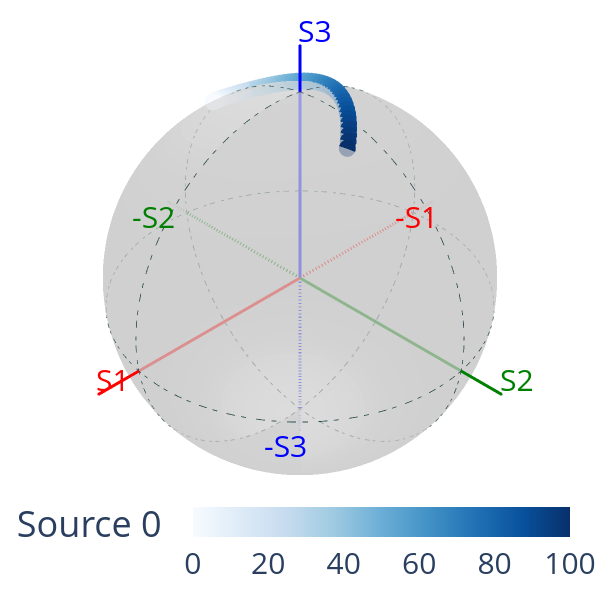

Notebook code for this chart:
### Markdown cell above
Here is an example of a paddle set with three paddles where we rotate the middle one and look at the output polarization:

### Code cell
w0 = 1550e-9
T0 = 20
r0 = 4.1e-6
r1 = 125e-6/2
epsilon = 1.003
m0 = 0.0347
m1 = 0.000
Tref = 20

nPaddles = 3
rps = np.array([0.056/2, 0.056/2, 0.056/2])
tfs = np.array([0, 0, 0])
Ns = np.array([2, 4, 2])
gapLs = np.array([0.02, 0.02, 0.02])

paddleAngles = np.linspace(1e-6,100,51)*pi/180

J0arr = np.zeros((len(paddleAngles), 2, 2), dtype=np.complex128)
f = bf.FiberPaddleSet(w0, T0, r0, r1, epsilon, m0, m1, Tref, nPaddles, rps, np.array([10, paddleAngles[0], 30]), tfs, Ns, gapLs)

for i in range(len(paddleAngles)):
    f.angles[1] = paddleAngles[i]
    J0arr[i,:,:] = f.J0

Ei = Jones_vector("Source 0"); Ei.linear_light(azimuth = 45*degrees, amplitude=1)
J0 = Jones_matrix("J0"); J0.from_matrix(J0arr)
#J1 = Jones_matrix("J1"); J1.from_matrix(J1arr)
E0 = J0 * Ei; #E1 = J1 * Ei
S0 = Stokes("Source 0"); S0.from_Jones(E0)
#S1 = Stokes("Source 1"); S1.from_Jones(E1)

fig0 = pty.subplots.make_subplots(rows=1, cols=1, specs=[[{'type':'surface'}]])
S0.draw_poincare(fig=fig0, draw_axes=True, colormap='blues', param=paddleAngles*180/pi)
#S1.draw_poincare(fig=fig0, draw_axes=True, colormap='reds', param=T0arr, show_fig=False)
fig0.show()

### Figure 1 — Plotly figure (JSON) as saved in the notebook; plotly's stock layout.template omitted (floating-point values rounded to 4 significant figures; data arrays with more than 128 entries replaced by an {"elided": "..."} marker saying what was removed)
{"data": [{"hoverinfo": "skip", "line": {"color": "red", "width": 6}, "marker": {"size": 1}, "name": "S1", "scene": "scene", "type": "scatter3d", "x": [0, 1.2], "y": [0, 0], "z": [0, 0]}, {"hoverinfo": "skip", "line": {"color": "red", "dash": "dash", "width": 6}, "marker": {"size": 1}, "name": "-S1", "scene": "scene", "type": "scatter3d", "x": [0, -1.2], "y": [0, 0], "z": [0, 0]}, {"hoverinfo": "skip", "line": {"color": "green", "width": 6}, "marker": {"size": 1}, "name": "S2", "scene": "scene", "type": "scatter3d", "x": [0, 0], "y": [0, 1.2], "z": [0, 0]}, {"hoverinfo": "skip", "line": {"color": "green", "dash": "dash", "width": 6}, "marker": {"size": 1}, "name": "-S2", "scene": "scene", "type": "scatter3d", "x": [0, 0], "y": [0, -1.2], "z": [0, 0]}, {"hoverinfo": "skip", "line": {"color": "blue", "width": 6}, "marker": {"size": 1}, "name": "S3", "scene": "scene", "type": "scatter3d", "x": [0, 0], "y": [0, 0], "z": [0, 1.2]}, {"hoverinfo": "skip", "line": {"color": "blue", "dash": "dash", "width": 6}, "marker": {"size": 1}, "name": "-S3", "scene": "scene", "type": "scatter3d", "x": [0, 0], "y": [0, 0], "z": [0, -1.2]}, {"line": {"color": "darkslategrey", "dash": "dashdot", "width": 2}, "mode": "lines", "name": "S3=0", "scene": "scene", "type": "scatter3d", "x": {"elided": "361 float values"}, "y": {"elided": "361 float values"}, "z": {"elided": "361 float values"}}, {"line": {"color": "darkslategrey", "dash": "dashdot", "width": 2}, "mode": "lines", "name": "S2=0", "scene": "scene", "type": "scatter3d", "x": {"elided": "361 float values"}, "y": {"elided": "361 float values"}, "z": {"elided": "361 float values"}}, {"line": {"color": "darkslategrey", "dash": "dashdot", "width": 2}, "mode": "lines", "name": "S1=0", "scene": "scene", "type": "scatter3d", "x": {"elided": "361 float values"}, "y": {"elided": "361 float values"}, "z": {"elided": "361 float values"}}, {"cmax": 1, "cmin": 0, "colorscale": [[0, "rgb(255,255,255)"], [0.125, "rgb(240,240,240)"], [0.25, "rgb(217,217,217)"], [0.375, "rgb(189,189,189)"], [0.5, "rgb(150,150,150)"], [0.625, "rgb(115,115,115)"], [0.75, "rgb(82,82,82)"], [0.875, "rgb(37,37,37)"], [1, "rgb(0,0,0)"]], "customdata": [], "hovertemplate": "S1: %{x:.3f}<br>S2: %{y:.3f}<br>S3: %{z:.3f}<br>Parameter: %{customdata:.3f}", "lighting": {"ambient": 0.9, "diffuse": 0, "fresnel": 0.2, "roughness": 0.5, "specular": 0.05}, "name": "Sphere", "opacity": 0.7, "scene": "scene", "showlegend": false, "showscale": false, "surfacecolor": {"elided": "100x100 float values"}, "type": "surface", "x": {"elided": "100x100 float values"}, "y": {"elided": "100x100 float values"}, "z": {"elided": "100x100 float values"}}, {"customdata": [], "hovertemplate": "S1: %{x:.3f}<br>S2: %{y:.3f}<br>S3: %{z:.3f}<br>Parameter: %{customdata:.3f}", "marker": {"color": [1e-06, 2.0, 4.0, 6.0, 8.0, 10.0, 12.0, 14.0, 16.0, 18.0, 20.0, 22.0, 24.0, 26.0, 28.0, 30.0, 32.0, 34.0, 36.0, 38.0, 40.0, 42.0, 44.0, 46.0, 48.0, 50.0, 52.0, 54.0, 56.0, 58.0, 60.0, 62.0, 64.0, 66.0, 68.0, 70.0, 72.0, 74.0, 76.0, 78.0, 80.0, 82.0, 84.0, 86.0, 88.0, 90.0, 92.0, 94.0, 96.0, 98.0, 100.0], "colorbar": {"orientation": "h", "tickfont": {"size": 30}, "ticklabelposition": "outside bottom", "title": {"text": "Source 0"}, "y": -0.1}, "colorscale": [[0, "rgb(247,251,255)"], [0.125, "rgb(222,235,247)"], [0.25, "rgb(198,219,239)"], [0.375, "rgb(158,202,225)"], [0.5, "rgb(107,174,214)"], [0.625, "rgb(66,146,198)"], [0.75, "rgb(33,113,181)"], [0.875, "rgb(8,81,156)"], [1, "rgb(8,48,107)"]], "size": 10}, "mode": "markers", "name": "Source 0", "scene": "scene", "type": "scatter3d", "x": [0.1066, 0.08976, 0.07251, 0.05493, 0.03708, 0.01908, 0.00101, -0.01703, -0.03496, -0.05267, -0.07008, -0.08708, -0.1036, -0.1196, -0.1348, -0.1494, -0.1631, -0.1759, -0.1877, -0.1985, -0.2082, -0.2167, -0.224, -0.23, -0.2346, -0.2379, -0.2398, -0.2402, -0.2391, -0.2366, -0.2325, -0.2269, -0.2198, -0.2112, -0.201, -0.1894, -0.1762, -0.1617, -0.1456, -0.1283, -0.1095, -0.08948, -0.0682, -0.04574, -0.02216, 0.002479, 0.02809, 0.05461, 0.08196, 0.11, 0.1388], "y": [-0.4955, -0.5034, -0.5099, -0.5149, -0.5184, -0.5204, -0.5209, -0.5198, -0.5172, -0.5131, -0.5075, -0.5004, -0.4918, -0.4818, -0.4704, -0.4577, -0.4435, -0.4281, -0.4114, -0.3935, -0.3745, -0.3543, -0.3331, -0.3109, -0.2878, -0.2638, -0.2391, -0.2136, -0.1874, -0.1607, -0.1334, -0.1058, -0.07772, -0.0494, -0.02088, 0.007778, 0.03649, 0.06518, 0.09377, 0.1222, 0.1504, 0.1782, 0.2057, 0.2328, 0.2593, 0.2852, 0.3105, 0.3351, 0.3589, 0.3819, 0.404], "z": [0.8621, 0.8594, 0.8572, 0.8555, 0.8543, 0.8537, 0.8536, 0.8541, 0.8552, 0.8567, 0.8588, 0.8614, 0.8645, 0.8681, 0.8721, 0.8765, 0.8813, 0.8864, 0.8919, 0.8976, 0.9036, 0.9097, 0.9159, 0.9222, 0.9285, 0.9348, 0.9409, 0.9469, 0.9527, 0.9582, 0.9634, 0.9682, 0.9724, 0.9762, 0.9794, 0.9819, 0.9837, 0.9847, 0.9849, 0.9842, 0.9825, 0.9799, 0.9762, 0.9715, 0.9656, 0.9585, 0.9502, 0.9406, 0.9298, 0.9176, 0.9042]}], "layout": {"height": 600, "margin": {"b": 20, "l": 20, "r": 20, "t": 20}, "scene": {"annotations": [{"font": {"color": "red", "size": 30}, "showarrow": false, "text": "S1", "x": 1.2, "xshift": 15, "y": 0, "yshift": 15, "z": 0}, {"font": {"color": "red", "size": 30}, "showarrow": false, "text": "-S1", "x": -1.2, "xshift": -15, "y": 0, "yshift": -15, "z": 0}, {"font": {"color": "green", "size": 30}, "showarrow": false, "text": "S2", "x": 0, "xshift": 15, "y": 1.2, "yshift": 15, "z": 0}, {"font": {"color": "green", "size": 30}, "showarrow": false, "text": "-S2", "x": 0, "xshift": -15, "y": -1.2, "yshift": -15, "z": 0}, {"font": {"color": "blue", "size": 30}, "showarrow": false, "text": "S3", "x": 0, "xshift": 15, "y": 0, "yshift": 15, "z": 1.2}, {"font": {"color": "blue", "size": 30}, "showarrow": false, "text": "-S3", "x": 0, "xshift": -15, "y": 0, "yshift": -15, "z": -1.2}], "camera": {"center": {"x": 0, "y": 0, "z": 0}, "eye": {"x": 0.75, "y": 0.75, "z": 0.75}, "up": {"x": 0, "y": 0, "z": 1}}, "domain": {"x": [0, 1], "y": [0, 1]}, "xaxis": {"showbackground": false, "showgrid": false, "visible": false, "zeroline": false}, "yaxis": {"showbackground": false, "showgrid": false, "visible": false, "zeroline": false}, "zaxis": {"showbackground": false, "showgrid": false, "visible": false, "zeroline": false}}, "showlegend": false, "width": 600}}
